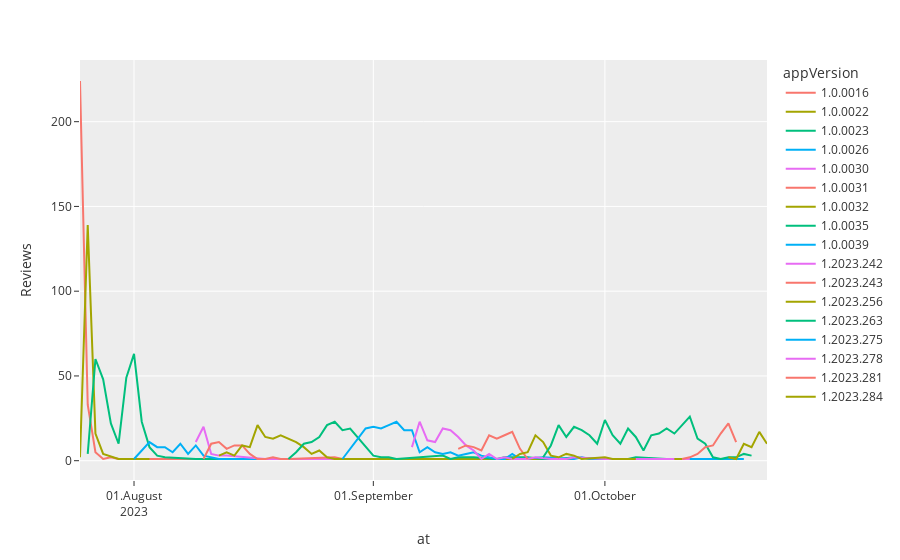

The notebook cell saved with this chart:
### Code cell
mask = df["score"] == 4
fig = px.line(df[mask].groupby(['at', 'appVersion'], as_index=False).sum('Reviews'), 
       y='Reviews', 
       x='at',
       title="Daily Number of Reviews by AppVersion"
       labels={'at_ym': 'Review Date'},
       template='ggplot2',
       hover_data={"at": "|%B %d, %Y"},
       color='appVersion')
fig.update_xaxes(
    dtick="M1",
    tickformat="%d.%B\n%Y")
fig.show()

### Figure 1 — Plotly figure (JSON) as saved in the notebook; plotly's stock layout.template omitted (floating-point values rounded to 4 significant figures)
{"data": [{"hovertemplate": "appVersion=1.0.0016<br>at=%{x|%B %d, %Y}<br>Reviews=%{y}<extra></extra>", "legendgroup": "1.0.0016", "line": {"color": "#F8766D", "dash": "solid"}, "marker": {"symbol": "circle"}, "mode": "lines", "name": "1.0.0016", "orientation": "v", "showlegend": true, "type": "scatter", "x": ["2023-07-25", "2023-07-26", "2023-07-27", "2023-07-28", "2023-07-29", "2023-07-30", "2023-07-31", "2023-08-01", "2023-08-10", "2023-08-13", "2023-08-15"], "xaxis": "x", "y": [224, 33, 5, 1, 2, 1, 1, 1, 1, 1, 1], "yaxis": "y"}, {"hovertemplate": "appVersion=1.0.0022<br>at=%{x|%B %d, %Y}<br>Reviews=%{y}<extra></extra>", "legendgroup": "1.0.0022", "line": {"color": "#A3A500", "dash": "solid"}, "marker": {"symbol": "circle"}, "mode": "lines", "name": "1.0.0022", "orientation": "v", "showlegend": true, "type": "scatter", "x": ["2023-07-25", "2023-07-26", "2023-07-27", "2023-07-28", "2023-07-30", "2023-08-01", "2023-08-03"], "xaxis": "x", "y": [2, 139, 16, 4, 1, 1, 1], "yaxis": "y"}, {"hovertemplate": "appVersion=1.0.0023<br>at=%{x|%B %d, %Y}<br>Reviews=%{y}<extra></extra>", "legendgroup": "1.0.0023", "line": {"color": "#00BF7D", "dash": "solid"}, "marker": {"symbol": "circle"}, "mode": "lines", "name": "1.0.0023", "orientation": "v", "showlegend": true, "type": "scatter", "x": ["2023-07-26", "2023-07-27", "2023-07-28", "2023-07-29", "2023-07-30", "2023-07-31", "2023-08-01", "2023-08-02", "2023-08-03", "2023-08-04", "2023-08-05", "2023-08-09", "2023-08-19", "2023-08-22", "2023-08-24", "2023-08-29", "2023-09-08", "2023-09-09", "2023-09-22", "2023-09-24"], "xaxis": "x", "y": [4, 60, 48, 22, 10, 49, 63, 23, 8, 3, 2, 1, 1, 1, 1, 1, 1, 1, 1, 1], "yaxis": "y"}, {"hovertemplate": "appVersion=1.0.0026<br>at=%{x|%B %d, %Y}<br>Reviews=%{y}<extra></extra>", "legendgroup": "1.0.0026", "line": {"color": "#00B0F6", "dash": "solid"}, "marker": {"symbol": "circle"}, "mode": "lines", "name": "1.0.0026", "orientation": "v", "showlegend": true, "type": "scatter", "x": ["2023-08-01", "2023-08-02", "2023-08-03", "2023-08-04", "2023-08-05", "2023-08-06", "2023-08-07", "2023-08-08", "2023-08-09", "2023-08-10", "2023-08-12", "2023-08-29", "2023-09-24"], "xaxis": "x", "y": [1, 6, 11, 8, 8, 5, 10, 4, 9, 3, 1, 1, 1], "yaxis": "y"}, {"hovertemplate": "appVersion=1.0.0030<br>at=%{x|%B %d, %Y}<br>Reviews=%{y}<extra></extra>", "legendgroup": "1.0.0030", "line": {"color": "#E76BF3", "dash": "solid"}, "marker": {"symbol": "circle"}, "mode": "lines", "name": "1.0.0030", "orientation": "v", "showlegend": true, "type": "scatter", "x": ["2023-08-09", "2023-08-10", "2023-08-11", "2023-08-12", "2023-08-13", "2023-08-16", "2023-08-18", "2023-08-23", "2023-08-24", "2023-08-30", "2023-09-25"], "xaxis": "x", "y": [11, 20, 4, 3, 3, 2, 1, 1, 1, 1, 1], "yaxis": "y"}, {"hovertemplate": "appVersion=1.0.0031<br>at=%{x|%B %d, %Y}<br>Reviews=%{y}<extra></extra>", "legendgroup": "1.0.0031", "line": {"color": "#F8766D", "dash": "solid"}, "marker": {"symbol": "circle"}, "mode": "lines", "name": "1.0.0031", "orientation": "v", "showlegend": true, "type": "scatter", "x": ["2023-08-10", "2023-08-11", "2023-08-12", "2023-08-13", "2023-08-14", "2023-08-15", "2023-08-16", "2023-08-17", "2023-08-18", "2023-08-19", "2023-08-20", "2023-08-21", "2023-08-27", "2023-08-28", "2023-08-30", "2023-09-01"], "xaxis": "x", "y": [1, 10, 11, 7, 9, 9, 4, 1, 1, 2, 1, 1, 2, 1, 1, 1], "yaxis": "y"}, {"hovertemplate": "appVersion=1.0.0032<br>at=%{x|%B %d, %Y}<br>Reviews=%{y}<extra></extra>", "legendgroup": "1.0.0032", "line": {"color": "#A3A500", "dash": "solid"}, "marker": {"symbol": "circle"}, "mode": "lines", "name": "1.0.0032", "orientation": "v", "showlegend": true, "type": "scatter", "x": ["2023-08-12", "2023-08-13", "2023-08-14", "2023-08-15", "2023-08-16", "2023-08-17", "2023-08-18", "2023-08-19", "2023-08-20", "2023-08-21", "2023-08-22", "2023-08-23", "2023-08-24", "2023-08-25", "2023-08-26", "2023-08-27", "2023-08-29", "2023-08-31", "2023-09-03", "2023-09-04", "2023-09-07", "2023-09-12", "2023-09-14", "2023-09-18", "2023-09-23", "2023-09-26", "2023-09-27"], "xaxis": "x", "y": [3, 5, 3, 9, 8, 21, 14, 13, 15, 13, 11, 8, 4, 6, 2, 1, 1, 1, 1, 1, 1, 1, 1, 1, 1, 1, 1], "yaxis": "y"}, {"hovertemplate": "appVersion=1.0.0035<br>at=%{x|%B %d, %Y}<br>Reviews=%{y}<extra></extra>", "legendgroup": "1.0.0035", "line": {"color": "#00BF7D", "dash": "solid"}, "marker": {"symbol": "circle"}, "mode": "lines", "name": "1.0.0035", "orientation": "v", "showlegend": true, "type": "scatter", "x": ["2023-08-21", "2023-08-22", "2023-08-23", "2023-08-24", "2023-08-25", "2023-08-26", "2023-08-27", "2023-08-28", "2023-08-29", "2023-09-01", "2023-09-02", "2023-09-03", "2023-09-04", "2023-09-10", "2023-09-11", "2023-09-12", "2023-09-14", "2023-09-17", "2023-09-18", "2023-09-21", "2023-09-23", "2023-09-25", "2023-09-27", "2023-09-30", "2023-10-03", "2023-10-04", "2023-10-05", "2023-10-09", "2023-10-11"], "xaxis": "x", "y": [1, 5, 10, 11, 14, 21, 23, 18, 19, 3, 2, 2, 1, 3, 1, 2, 2, 1, 2, 2, 1, 1, 2, 1, 1, 1, 2, 1, 1], "yaxis": "y"}, {"hovertemplate": "appVersion=1.0.0039<br>at=%{x|%B %d, %Y}<br>Reviews=%{y}<extra></extra>", "legendgroup": "1.0.0039", "line": {"color": "#00B0F6", "dash": "solid"}, "marker": {"symbol": "circle"}, "mode": "lines", "name": "1.0.0039", "orientation": "v", "showlegend": true, "type": "scatter", "x": ["2023-08-28", "2023-08-29", "2023-08-30", "2023-08-31", "2023-09-01", "2023-09-02", "2023-09-03", "2023-09-04", "2023-09-05", "2023-09-06", "2023-09-07", "2023-09-08", "2023-09-09", "2023-09-10", "2023-09-11", "2023-09-12", "2023-09-13", "2023-09-14", "2023-09-15", "2023-09-17", "2023-09-18", "2023-09-19", "2023-09-20", "2023-09-23", "2023-09-27", "2023-09-28", "2023-09-29", "2023-09-30", "2023-10-04", "2023-10-05", "2023-10-06", "2023-10-08", "2023-10-09", "2023-10-11", "2023-10-13", "2023-10-14", "2023-10-19"], "xaxis": "x", "y": [1, 7, 13, 19, 20, 19, 21, 23, 18, 18, 5, 8, 5, 4, 5, 3, 4, 5, 3, 1, 1, 4, 1, 2, 1, 2, 1, 1, 1, 1, 1, 1, 1, 1, 1, 1, 1], "yaxis": "y"}, {"hovertemplate": "appVersion=1.2023.242<br>at=%{x|%B %d, %Y}<br>Reviews=%{y}<extra></extra>", "legendgroup": "1.2023.242", "line": {"color": "#E76BF3", "dash": "solid"}, "marker": {"symbol": "circle"}, "mode": "lines", "name": "1.2023.242", "orientation": "v", "showlegend": true, "type": "scatter", "x": ["2023-09-06", "2023-09-07", "2023-09-08", "2023-09-09", "2023-09-10", "2023-09-11", "2023-09-12", "2023-09-13", "2023-09-14", "2023-09-15", "2023-09-16", "2023-09-17", "2023-09-18", "2023-09-19", "2023-09-21", "2023-09-22", "2023-09-24", "2023-09-26", "2023-09-27", "2023-09-30", "2023-10-01", "2023-10-09", "2023-10-12"], "xaxis": "x", "y": [8, 23, 12, 11, 19, 18, 14, 9, 6, 1, 4, 1, 2, 1, 1, 2, 1, 1, 2, 1, 1, 1, 1], "yaxis": "y"}, {"hovertemplate": "appVersion=1.2023.243<br>at=%{x|%B %d, %Y}<br>Reviews=%{y}<extra></extra>", "legendgroup": "1.2023.243", "line": {"color": "#F8766D", "dash": "solid"}, "marker": {"symbol": "circle"}, "mode": "lines", "name": "1.2023.243", "orientation": "v", "showlegend": true, "type": "scatter", "x": ["2023-09-12", "2023-09-13", "2023-09-14", "2023-09-15", "2023-09-16", "2023-09-17", "2023-09-18", "2023-09-19", "2023-09-20", "2023-09-21"], "xaxis": "x", "y": [7, 9, 8, 6, 15, 13, 15, 17, 7, 1], "yaxis": "y"}, {"hovertemplate": "appVersion=1.2023.256<br>at=%{x|%B %d, %Y}<br>Reviews=%{y}<extra></extra>", "legendgroup": "1.2023.256", "line": {"color": "#A3A500", "dash": "solid"}, "marker": {"symbol": "circle"}, "mode": "lines", "name": "1.2023.256", "orientation": "v", "showlegend": true, "type": "scatter", "x": ["2023-09-19", "2023-09-20", "2023-09-21", "2023-09-22", "2023-09-23", "2023-09-24", "2023-09-25", "2023-09-26", "2023-09-27", "2023-09-28", "2023-10-01", "2023-10-02", "2023-10-03", "2023-10-07", "2023-10-09", "2023-10-11"], "xaxis": "x", "y": [1, 4, 5, 15, 11, 3, 2, 4, 3, 1, 2, 1, 1, 1, 1, 1], "yaxis": "y"}, {"hovertemplate": "appVersion=1.2023.263<br>at=%{x|%B %d, %Y}<br>Reviews=%{y}<extra></extra>", "legendgroup": "1.2023.263", "line": {"color": "#00BF7D", "dash": "solid"}, "marker": {"symbol": "circle"}, "mode": "lines", "name": "1.2023.263", "orientation": "v", "showlegend": true, "type": "scatter", "x": ["2023-09-23", "2023-09-24", "2023-09-25", "2023-09-26", "2023-09-27", "2023-09-28", "2023-09-29", "2023-09-30", "2023-10-01", "2023-10-02", "2023-10-03", "2023-10-04", "2023-10-05", "2023-10-06", "2023-10-07", "2023-10-08", "2023-10-09", "2023-10-10", "2023-10-11", "2023-10-12", "2023-10-13", "2023-10-14", "2023-10-15", "2023-10-16", "2023-10-17", "2023-10-18", "2023-10-19", "2023-10-20"], "xaxis": "x", "y": [2, 9, 21, 14, 20, 18, 15, 10, 24, 15, 10, 19, 14, 6, 15, 16, 19, 16, 21, 26, 13, 10, 2, 1, 2, 2, 4, 3], "yaxis": "y"}, {"hovertemplate": "appVersion=1.2023.275<br>at=%{x|%B %d, %Y}<br>Reviews=%{y}<extra></extra>", "legendgroup": "1.2023.275", "line": {"color": "#00B0F6", "dash": "solid"}, "marker": {"symbol": "circle"}, "mode": "lines", "name": "1.2023.275", "orientation": "v", "showlegend": true, "type": "scatter", "x": ["2023-10-04"], "xaxis": "x", "y": [1], "yaxis": "y"}, {"hovertemplate": "appVersion=1.2023.278<br>at=%{x|%B %d, %Y}<br>Reviews=%{y}<extra></extra>", "legendgroup": "1.2023.278", "line": {"color": "#E76BF3", "dash": "solid"}, "marker": {"symbol": "circle"}, "mode": "lines", "name": "1.2023.278", "orientation": "v", "showlegend": true, "type": "scatter", "x": ["2023-10-05", "2023-10-08", "2023-10-10"], "xaxis": "x", "y": [1, 1, 1], "yaxis": "y"}, {"hovertemplate": "appVersion=1.2023.281<br>at=%{x|%B %d, %Y}<br>Reviews=%{y}<extra></extra>", "legendgroup": "1.2023.281", "line": {"color": "#F8766D", "dash": "solid"}, "marker": {"symbol": "circle"}, "mode": "lines", "name": "1.2023.281", "orientation": "v", "showlegend": true, "type": "scatter", "x": ["2023-10-11", "2023-10-12", "2023-10-13", "2023-10-14", "2023-10-15", "2023-10-16", "2023-10-17", "2023-10-18"], "xaxis": "x", "y": [1, 2, 4, 8, 9, 16, 22, 11], "yaxis": "y"}, {"hovertemplate": "appVersion=1.2023.284<br>at=%{x|%B %d, %Y}<br>Reviews=%{y}<extra></extra>", "legendgroup": "1.2023.284", "line": {"color": "#A3A500", "dash": "solid"}, "marker": {"symbol": "circle"}, "mode": "lines", "name": "1.2023.284", "orientation": "v", "showlegend": true, "type": "scatter", "x": ["2023-10-17", "2023-10-18", "2023-10-19", "2023-10-20", "2023-10-21", "2023-10-22"], "xaxis": "x", "y": [2, 1, 10, 8, 17, 10], "yaxis": "y"}], "layout": {"legend": {"title": {"text": "appVersion"}, "tracegroupgap": 0}, "margin": {"t": 60}, "xaxis": {"anchor": "y", "domain": [0, 1], "dtick": "M1", "tickformat": "%d.%B\n%Y", "title": {"text": "at"}}, "yaxis": {"anchor": "x", "domain": [0, 1], "title": {"text": "Reviews"}}}}
